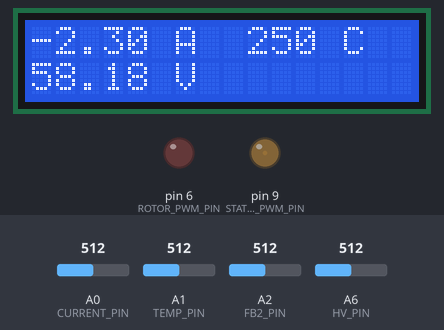
The sketch below on a simulated Arduino Nano, built with avr-gcc and run on an emulated ATmega328P. On the bench: 16×2 character LCD, output pins drawn as LEDs (lit = HIGH). The test bench sets the inputs (shaded band); at power-on: A0 (CURRENT_PIN) = 512, A2 (FB2_PIN) = 512, A6 (HV_PIN) = 512, A1 (TEMP_PIN) = 512. What the sketch prints to the serial monitor is not drawn.

Above: at 1.2 s.
1.3 s: A0 (CURRENT_PIN) set to 485
At 2.2 s:
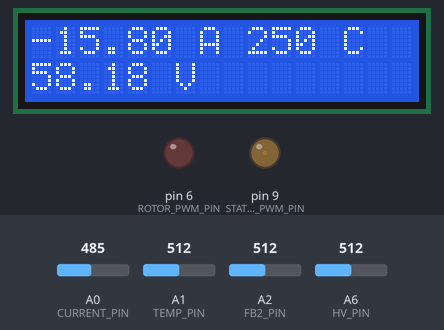
4.3 s: A2 (FB2_PIN) set to 306
At 5.7 s:
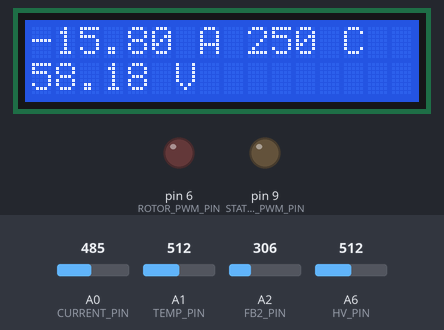
6.0 s: A6 (HV_PIN) set to 869
At 7.3 s:
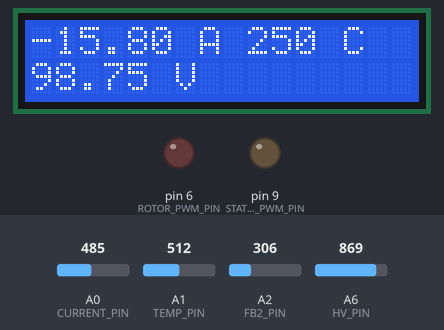
7.6 s: A6 (HV_PIN) set to 895
At 8.7 s:
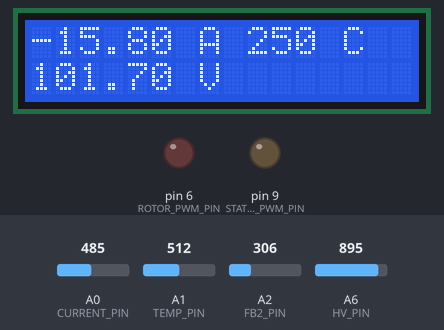
9.3 s: A1 (TEMP_PIN) set to 716
At 10.3 s:
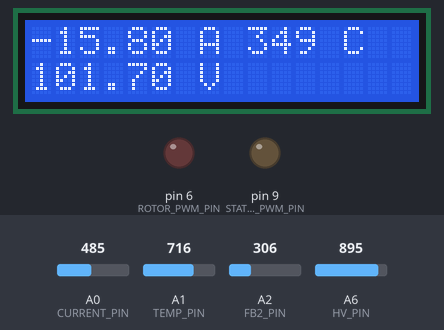
10.9 s: A0 (CURRENT_PIN) set to 716
At 11.9 s:
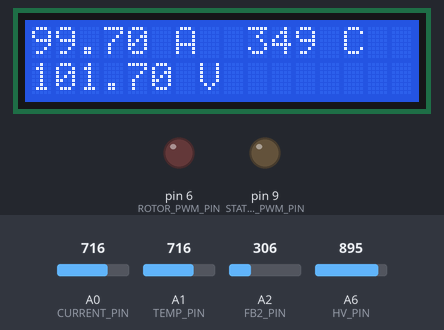
Timing chart, 0 to 13.9 s (numbered marks = the images above; inputs shaded):
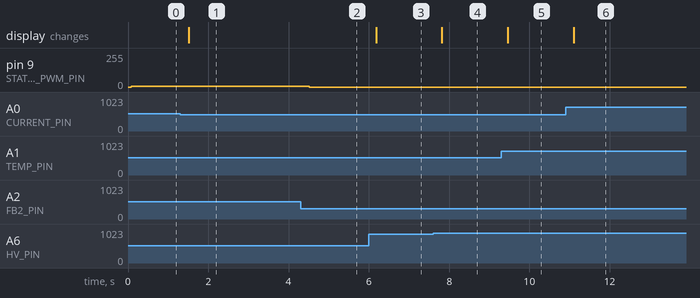

Measured:
- after the input at 1.3 s, the display: changes after 0.21 s (image 1)
- after the input at 4.3 s, pin 9 (STATOR_PWM_PIN): 5/255 → 0/255 after 0.22 s
- after the input at 6.0 s, the display: changes after 0.18 s (image 3)
- after the input at 7.6 s, the display: changes after 0.22 s (image 4)
- after the input at 9.3 s, the display: changes after 0.16 s (image 5)
- after the input at 10.9 s, the display: changes after 0.21 s (image 6)

The sketch:

_100kw_esc.ino
```cpp
#define SERIAL_ENABLED 1
#define LCD_ENABLED 1
#include <Wire.h>
#if LCD_ENABLED
#include <LiquidCrystal_I2C.h>
// Set the LCD address to 0x27 for a 16 chars and 2 line display
LiquidCrystal_I2C lcd(0x27, 16, 2, LCD_5x8DOTS);

#endif
// These defines won't change.  They're used to give names to the pins used:

#define CURRENT_PIN A0 // A1302 hall senzor
#define TEMP_PIN A1 //  pinA1 - lm35 temp senzor
#define FB2_PIN A2 // FB2     947 - 562   (Bosch)
#define FB1_PIN A3 // FB1     157 - 940   (Bosch)
#define HV_PIN A6 // volt-HV 100k & 2.2k
#define ROTOR_PWM_PIN 6 // MainPWM for Rotor
#define STATOR_PWM_PIN 9 // SecPWM for Stator

int MainFB = 0;               // MainFB ( TPS1 )
int SecFB = 0;                // SecFB ( TPS2 )
float HiVoltage = 0;            // Hi  Voltage 0-220v
int MainPWM = 0;              // MainPWM for Rotor
int SecPWM = 0;               // SecPWM for Stator
int tempValue = 0;            //  lm35 -temperature sensor
float AMP = 0;                  //  A1302 hall senzor


void setup() {
  pinMode(STATOR_PWM_PIN, OUTPUT);
  pinMode(ROTOR_PWM_PIN, OUTPUT);
  digitalWrite(STATOR_PWM_PIN, 0);
  digitalWrite(ROTOR_PWM_PIN, 0);
#if SERIAL_ENABLED
  // initialize serial communications at 9600 bps:
  Serial.begin(9600);
#endif
#if LCD_ENABLED
  // initialize the LCD
  lcd.begin();
  // Turn on the blacklight and print a message.
  lcd.backlight();
  lcd.print("Hello, world1!");
#endif
}

void loop() {
  // read the analog in value:
  tempValue = (5.0 * analogRead(A1) * 100.0) / 1024;
  AMP = 0;
  HiVoltage = 0;
  for (char i = 0; i < 30; i++) {
    AMP += analogRead(CURRENT_PIN);
    HiVoltage += analogRead(HV_PIN);
  }
  AMP = (AMP / 30 - 514.5) / 2-1.05;
  //HiVoltage = (5.0 * HiVoltage/30 * 4750.0) / 2048 ;
  HiVoltage = HiVoltage / 264.0;
  //MainFB = analogRead(FB1_PIN );
  //MainFB = constrain(MainFB, 154, 940);
  SecFB =  analogRead(FB2_PIN );
  SecFB = constrain(SecFB, 310, 760);
  // map it to the range of the analog out:
  //mai intai te uiti ca iti vine MAINFB si SECFB ca limite si bagi limitele in map
  //MainPWM = map(MainFB, 154, 940, 0, 12); //limita laPWM 4.7%
  SecPWM = map(SecFB, 310, 770, 0, 12);   //limita laPWM 4.7%
  // change the analog out value:
  //analogWrite(ROTOR_PWM_PIN, MainPWM);
  analogWrite(STATOR_PWM_PIN, SecPWM);
#if SERIAL_ENABLED
  // print the results to the serial monitor:
  //  Serial.print("MainFB = ");
  //  Serial.print(MainFB);
  Serial.print("\t SecFB = ");
  Serial.print(SecFB);
  Serial.print("\t HiVoltage = ");
  Serial.print(HiVoltage);
  Serial.print("\t AMP = ");
  Serial.print(AMP);
  Serial.print("\t temp = ");
  Serial.print(tempValue);
  //  Serial.print("\t MainPwm = ");
  //  Serial.print(MainPWM);
  //  Serial.print("\t SecPwm = ");
  //  Serial.print(SecPWM);
  Serial.println( );
#endif
#if LCD_ENABLED
  lcd.clear();
  lcd.setCursor(0, 0);
  lcd.print(AMP);
  lcd.print(" A");
  lcd.setCursor(9, 0);
  lcd.print(tempValue);
  lcd.print(" C");
  lcd.setCursor(0, 1);
  lcd.print(HiVoltage);
  lcd.print(" V");
#endif
  // wait 2 milliseconds before the next loop
  // for the analog-to-digital converter to settle
  // after the last reading:
  delay(200);
}
```
